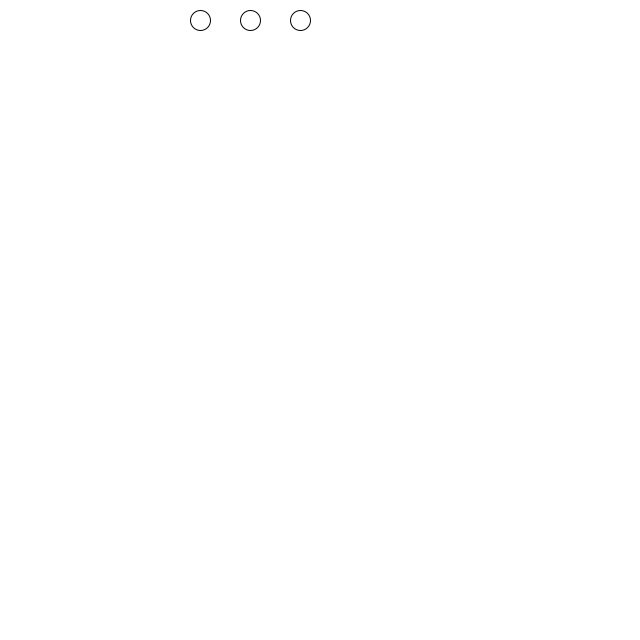
Frame 1 (no input)
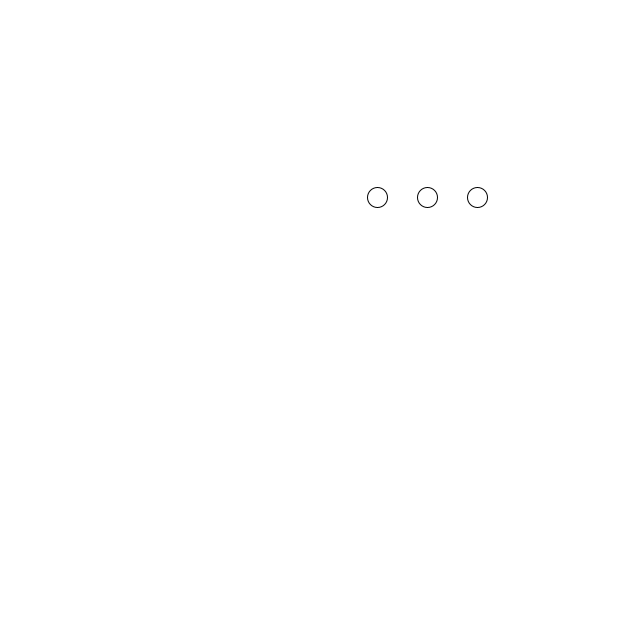
Frame 60 (the mouse pressed at the canvas centre just before this capture)
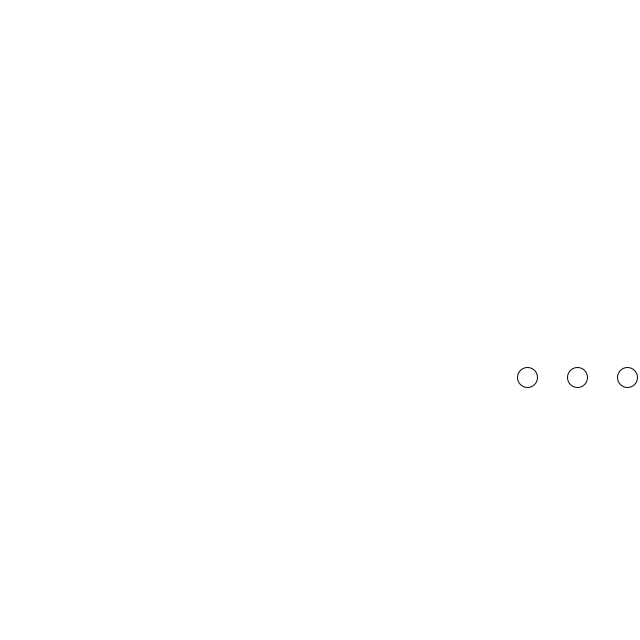
Frame 120 (the mouse held since frame 60 and released just before this capture)

The Processing sketch that drew these frames (run headless with seeded random() and noise(); from frame 60 on, the mouse is pressed at the canvas centre):

// Processing sketch: processing_162213
// ── processing_162213.pde

int x = 200;
int y = 20;
int xspeed = 3;
int yspeed = 3;

void setup() {
  size(640, 640);

}

void draw() {
  background(255);
  
    int xpos = x; // actual x position.  Add to this line
    int ypos = y;
    
    if (xpos > width-100 || xpos < 0) { // left and right walls
      xspeed = -xspeed; // go the other way
    }
    if (y > height || y < 0) { // top and bottom walls
      yspeed = -yspeed; // go the other way 
    }
  for (int i = 0; i <= 100; i += 50){
    ellipse(i+xpos, y, 20, 20);
  }
  x+=xspeed; // this effectively moves them
  y+=yspeed;
}
